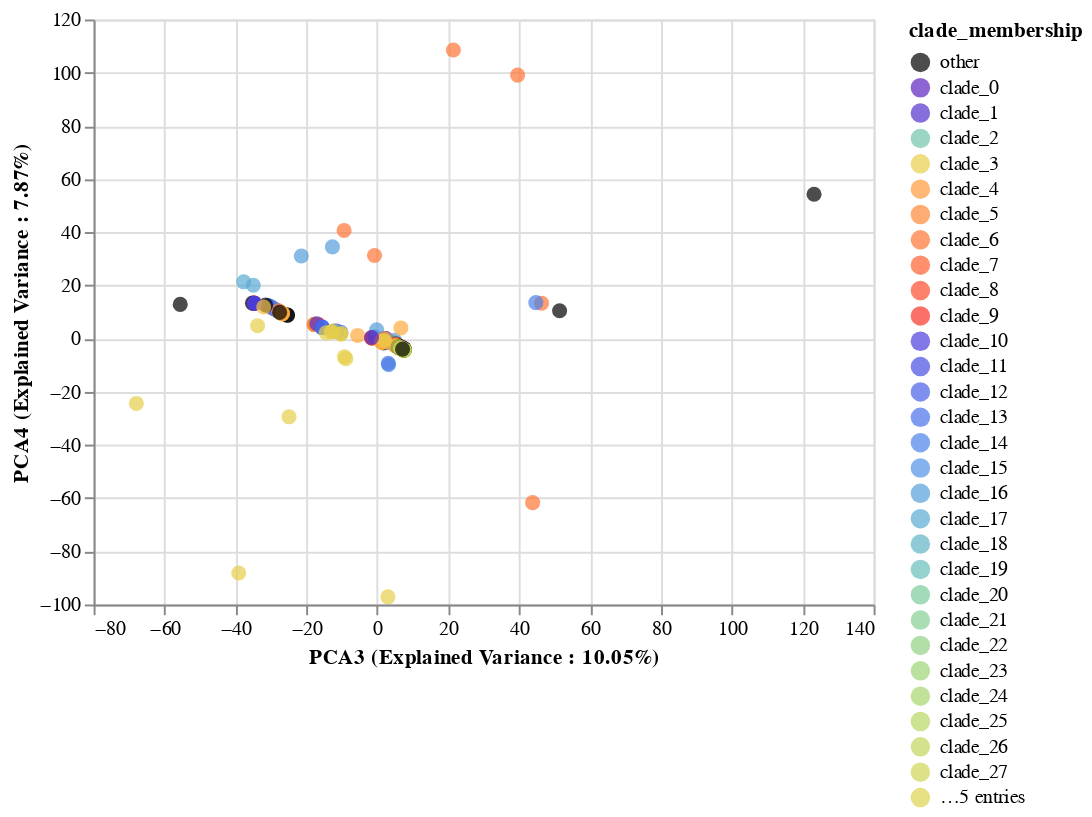

The code cell stored with this chart in its notebook:
### Code cell
PCAFluBrush = scatterplot_with_tooltip_interactive(merged_pca_df,'pca3','pca4','PCA3 (Explained Variance : {}%'.format(round(explained_variance_PCA[2]*100,2)) + ")",
                                          'PCA4 (Explained Variance : {}%'.format(round(explained_variance_PCA[3]*100,2)) + ")",['strain', 'host'],'clade_membership:N', domain, range_)
PCAFluBrush

### Figure 1 — Vega-Lite specification as saved in the notebook (floating-point values rounded to 4 significant figures; data arrays with more than 128 entries replaced by an {"elided": "..."} marker saying what was removed)
{"config": {"view": {"continuousWidth": 400, "continuousHeight": 300}}, "data": {"name": "data-4a3e1718fc9fd60e0b6a68bf2b661f89"}, "mark": {"type": "circle", "size": 60}, "encoding": {"color": {"type": "nominal", "field": "clade_membership", "scale": {"domain": ["other", "clade_0", "clade_1", "clade_2", "clade_3", "clade_4", "clade_5", "clade_6", "clade_7", "clade_8", "clade_9", "clade_10", "clade_11", "clade_12", "clade_13", "clade_14", "clade_15", "clade_16", "clade_17", "clade_18", "clade_19", "clade_20", "clade_21", "clade_22", "clade_23", "clade_24", "clade_25", "clade_26", "clade_27", "clade_28", "clade_29", "clade_30", "clade_31", "clade_32"], "range": ["#000000", "#5c22be", "#5330cd", "#71c4ac", "#e7cf4b", "#ff9a3c", "#ff8939", "#ff7535", "#ff6131", "#fd4b2c", "#f93529", "#4b3ddb", "#474ee3", "#4760e9", "#4971eb", "#4b82e9", "#4f92e5", "#549fdc", "#5aabd3", "#61b4c6", "#68bdba", "#7bca9d", "#86ce91", "#91d283", "#9dd478", "#aad66d", "#b6d764", "#c3d65c", "#cfd555", "#dcd34f", "#e7cf4b", "#f9c244", "#ffb642", "#ffaa3f"]}}, "tooltip": [{"type": "nominal", "field": "strain"}, {"type": "nominal", "field": "host"}], "x": {"type": "quantitative", "field": "pca3", "title": "PCA3 (Explained Variance : 10.05%)"}, "y": {"type": "quantitative", "field": "pca4", "title": "PCA4 (Explained Variance : 7.87%)"}}, "selection": {"selector024": {"type": "interval", "bind": "scales", "encodings": ["x", "y"]}}, "$schema": "https://vega.github.io/schema/vega-lite/v4.8.1.json", "datasets": {"data-4a3e1718fc9fd60e0b6a68bf2b661f89": {"elided": "262 records"}}}
